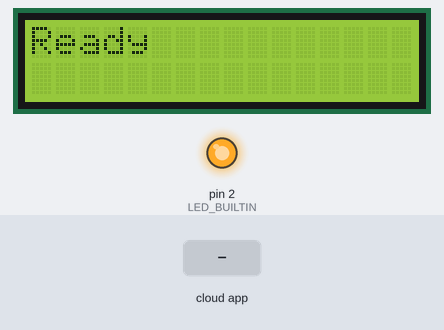
A sketch run on a simulated Arduino Uno, built with avr-gcc and run on an emulated ATmega328P. Shown: 16×2 character LCD, output pins drawn as LEDs (lit = HIGH). Inputs (shaded band) come from the test bench. The ROS host is connected and sends only what is stated.

Above: at 2.2 s.
2.3 s: the phone or cloud app sets lcd_display_topic to 0
At 3.6 s:
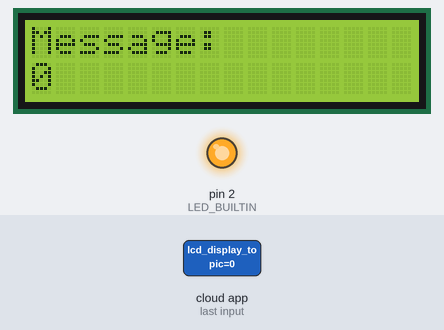
4.6 s: the phone or cloud app sets lcd_display_topic to 1
At 6.4 s:
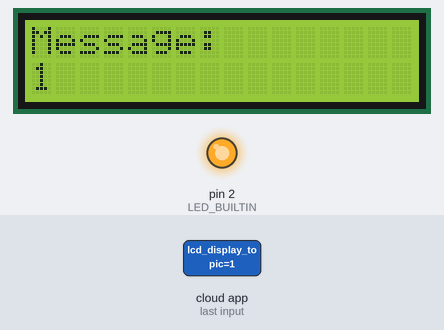
Timing chart, 0 to 7.9 s (numbered marks = the images above; inputs shaded):
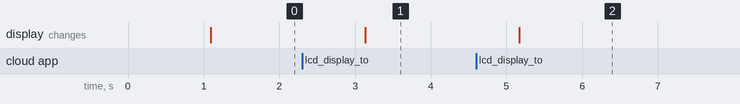

Measured:
- after the input at 2.3 s, the display: changes after 0.83 s (image 1)
- after the input at 4.6 s, the display: changes after 0.57 s (image 2)

The sketch:

LCD.ino
```cpp
#include <micro_ros_arduino.h>
#include <rcl/rcl.h>
#include <rclc/rclc.h>
#include <rclc/executor.h>
#include <std_msgs/msg/string.h>
#include <std_msgs/msg/bool.h>

#include <Wire.h>
#include <LiquidCrystal_I2C.h>

// LCD setup (adjust address and size as needed)
LiquidCrystal_I2C lcd(0x27, 16, 2);  // Address 0x27, 16 columns, 2 rows

rcl_publisher_t publisher;
rcl_subscription_t subscriber;
std_msgs__msg__String msg;
//std_msgs__msg__Bool msg;
rclc_executor_t executor;
rclc_support_t support;
rcl_allocator_t allocator;
rcl_node_t node;
rcl_timer_t timer;

bool new_msg_received = false;
char display_buffer[60];  // Adjust size as needed

#define LED_BUILTIN 2

void timer_callback(rcl_timer_t *timer, int64_t last_call_time) {
  //RCLC_UNUSED(last_call_time);
  //if (timer != NULL) {
  //  msg.data = led_state;
  //  rcl_publish(&publisher, &msg, NULL);
  //}
}

//มันยังไม่เข้า เลย สลัดๆๆๆๆๆ
void subscription_callback(const void *msgin) {
  const std_msgs__msg__String *msg = (const std_msgs__msg__String *)msgin;

  // // Copy safely to buffer
  // strncpy(display_buffer, msg->data.data, sizeof(display_buffer) - 1);
  // display_buffer[sizeof(display_buffer) - 1] = '\0';  // Null-terminate
  // new_msg_received = true;

  // if (new_msg_received) {
  //   lcd.clear();
  //   lcd.setCursor(0, 0);
  //   lcd.print(display_buffer);
  //   new_msg_received = false;
  // }

  // Clear LCD and display the message
  lcd.clear();
  lcd.setCursor(0, 0);
  lcd.print("Message:");
  lcd.setCursor(0, 1);

  // Display first 16 characters (for 16x2 LCD)
  String displayMsg = String(msg->data.data);
  if (displayMsg.length() > 16) {
    displayMsg = displayMsg.substring(0, 16);
  }
  lcd.print(displayMsg);
}

// void subscription_callback(const void *msgin) {
//   const std_msgs__msg__Bool *msg_toto = (const std_msgs__msg__Bool *)msgin;

//   lcd.clear();
//   lcd.print("Received:");
//   lcd.setCursor(0, 1);

//   if (msg_toto->data) {
//   //if (msg_toto->data.data) {
//     digitalWrite(LED_BUILTIN, HIGH);
//     lcd.print("Open");
//   } else {
//     digitalWrite(LED_BUILTIN, LOW);
//     lcd.print("Close");
//   }
//   // Publish the LED state
//   msg.data = msg_toto->data;
//   rcl_publish(&publisher, &msg, NULL);  //มันส่งมาแล้วนี่หว่า
// }

void setup() {
  // Initialize built-in LED
  pinMode(LED_BUILTIN, OUTPUT);
  digitalWrite(LED_BUILTIN, HIGH);

  // Initialize LCD
  Wire.begin();
  lcd.init();
  lcd.backlight();
  lcd.clear();
  lcd.setCursor(0, 0);
  lcd.print("Initializing...");

  // Set micro-ROS transport
  set_microros_transports();

  delay(1000);

  allocator = rcl_get_default_allocator();

  // Create init_options
  rclc_support_init(&support, 0, NULL, &allocator);

  // Create node
  rclc_node_init_default(&node, "esp32_lcd_node", "", &support);

  // Create subscriber
  rclc_subscription_init_default(
    &subscriber,
    &node,
    ROSIDL_GET_MSG_TYPE_SUPPORT(std_msgs, msg, String),
    "lcd_display_topic");

  // Create timer
  rclc_timer_init_default(
    &timer,
    &support,
    RCL_MS_TO_NS(1000),
    timer_callback);

  // Create executor
  rclc_executor_init(&executor, &support.context, 1, &allocator);
  rclc_executor_add_subscription(&executor, &subscriber, &msg, &subscription_callback, ON_NEW_DATA);

  lcd.clear();
  lcd.setCursor(0, 0);
  lcd.print("Ready");
  //msg.data = false;
}

void loop() {
  rclc_executor_spin_some(&executor, RCL_MS_TO_NS(100));
  delay(1000);  // Avoid busy looping
}

//ros2 topic echo /lcd_display_topic
//ros2 topic pub /lcd_display_topic std_msgs/msg/String "{data: 'Hello ROS 2'}"
//ros2 topic pub /lcd_display_topic std_msgs/msg/String 'data: TOTO'
//ros2 topic pub /lcd_input std_msgs/String "data: 'Hello ROS 2'"
//ros2 topic pub /lcd_input std_msgs/String 'data: TOTO'

//ros2 topic pub /lcd_display_topic std_msgs/Bool "data: true"
//ros2 topic pub /lcd_display_topic std_msgs/Bool "data: false"
```
